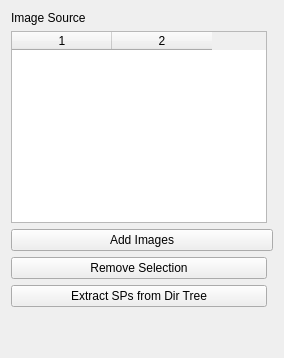
                  <widget class="QWidget" name="tab_3">
                   <attribute name="title">
                    <string>Input Images</string>
                   </attribute>
                   <layout class="QVBoxLayout" name="verticalLayout_11">
                    <item>
                     <layout class="QGridLayout" name="gridLayout_17">
                      <item row="0" column="0" colspan="2">
                       <widget class="QLabel" name="label_3">
                        <property name="text">
                         <string>Image Source</string>
                        </property>
                        <property name="alignment">
                         <set>Qt::AlignLeading|Qt::AlignLeft|Qt::AlignVCenter</set>
                        </property>
                       </widget>
                      </item>
                      <item row="2" column="0" colspan="2">
                       <widget class="QPushButton" name="browseImageSource">
                        <property name="text">
                         <string>Add Images</string>
                        </property>
                       </widget>
                      </item>
                      <item row="1" column="0">
                       <widget class="QTableWidget" name="imagesTableList">
                        <property name="dragEnabled">
                         <bool>true</bool>
                        </property>
                        <property name="sortingEnabled">
                         <bool>true</bool>
                        </property>
                        <property name="columnCount">
                         <number>2</number>
                        </property>
                        <column/>
                        <column/>
                       </widget>
                      </item>
                      <item row="3" column="0">
                       <widget class="QPushButton" name="removeSelectedTableItems">
                        <property name="text">
                         <string>Remove Selection</string>
                        </property>
                       </widget>
                      </item>
                      <item row="4" column="0">
                       <widget class="QPushButton" name="traverseDirTree">
                        <property name="text">
                         <string>Extract SPs from Dir Tree</string>
                        </property>
                       </widget>
                      </item>
                     </layout>
                    </item>
                    <item>
                     <spacer name="verticalSpacer_3">
                      <property name="orientation">
                       <enum>Qt::Vertical</enum>
                      </property>
                      <property name="sizeHint" stdset="0">
                       <size>
                        <width>20</width>
                        <height>40</height>
                       </size>
                      </property>
                     </spacer>
                    </item>
                   </layout>
                  </widget>
